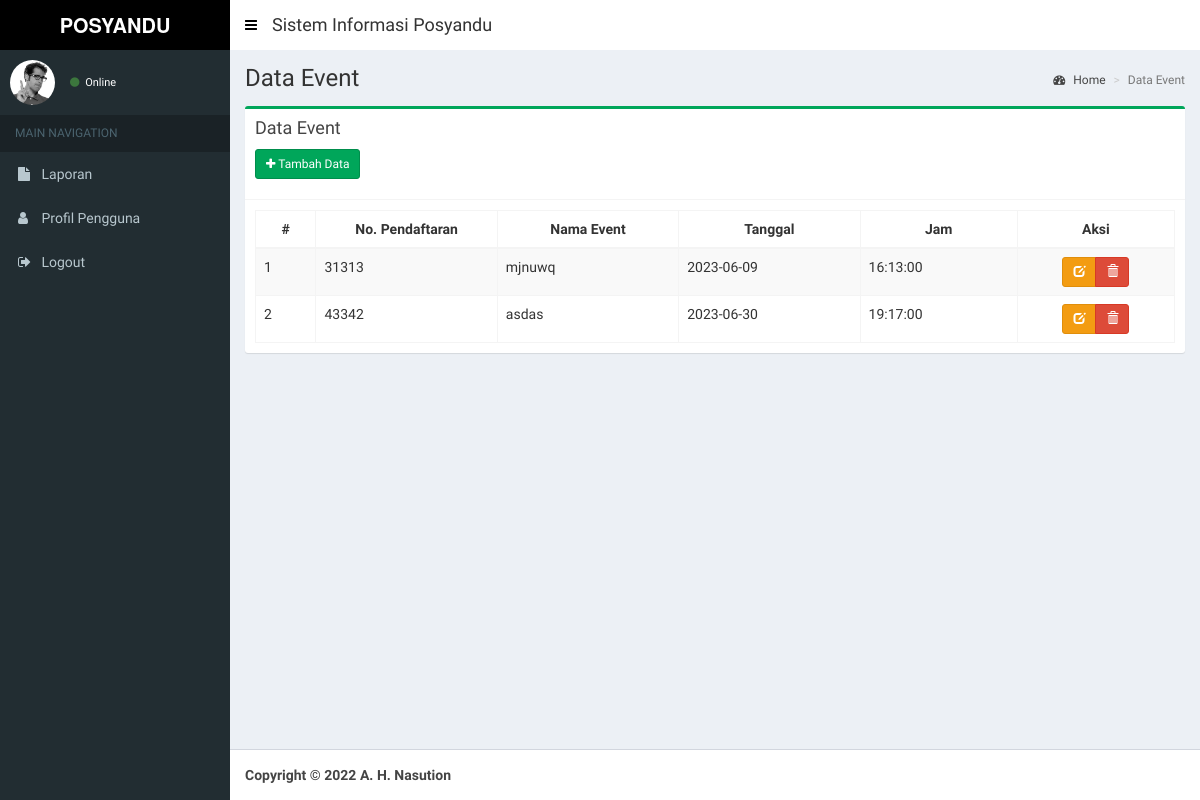
/index.php/event, run on the app's committed database.
### tables this page shows
CREATE TABLE `tbl_event` (
  `id_event` int NOT NULL,
  `id_pendaftaran` int NOT NULL,
  `nama_event` varchar(50) NOT NULL,
  `tanggal_event` date NOT NULL,
  `jam_event` time NOT NULL
);

CREATE TABLE `tbl_pendaftaran` (
  `id_pendaftaran` int NOT NULL,
  `no_pendaftaran` varchar(50) NOT NULL,
  `tgl_pendaftaran` date NOT NULL,
  `id_asesi` int NOT NULL,
  `id_asesor` int NOT NULL,
  `id_skema` int NOT NULL,
  `apl01` int NOT NULL,
  `apl02` int NOT NULL,
  `sertifikat` varchar(50) NOT NULL,
  `status_pendaftaran` varchar(50) NOT NULL
);

### application/views/layout/v_content.php (called while the page is built, shortened)
 	<?php
	if ($content)
	{
		$this->load->view($content);
	}
?>

### application/controllers/Event.php (called while the page is built, shortened)
<?php
class Event extends CI_Controller {
	public function __construct()
	{
		$this->load->model('Event_model', 'event');
		$this->load->model('Pendaftaran_model', 'pendaftaran');
		$this->load->helper('tgl_indo');
		$this->load->helper('security');
	}
	public function index()
	{
		$data = array(
			'title'			=> 'LSP',
			'judul'			=> 'Data Event',
			'data' 			=> $this->event->tabel()->result(),
			'content'		=> 'event/v_content',
			'ajax'	 		=> 'event/v_ajax'
		);
		$this->load->view('layout/v_wrapper', $data, FALSE);
	}
}

### index.php (called while the page is built, shortened)
<?php
require_once BASEPATH.'core/CodeIgniter.php';

### application/models/Event_model.php (called while the page is built, shortened)
<?php
class Event_model extends CI_Model {
	public function tabel($where = null)
	{
		if($where == null){
			$this->db->select('*');
			$this->db->from('tbl_event');
			$this->db->join('tbl_pendaftaran', 'tbl_event.id_pendaftaran = tbl_pendaftaran.id_pendaftaran');
			$this->db->order_by('tbl_event.id_event', 'Asc');
			$query = $this->db->get();
		}
		return $query;
	}
}

### application/views/event/v_content.php (the view, shortened to what this page needs)
<section class="content-header">
  <h1>
    <?= $judul ?>
  </h1>
  <ol class="breadcrumb">
    <li><a href="<?= base_url() ?>dashboard"><i class="fa fa-dashboard"></i> Home</a></li>
    <li class="active"><?= $judul ?></li>
  </ol>
</section>
<section class="content">
  <div class="row">
    <div class="col-xs-12">
      <div class="box box-success">
        <div class="box-header with-border">
          <h3 class="box-title">Data Event</h3>
          <div style="padding-top: 10px;">
          <p><a href="<?= base_url(); ?>event/add" class="btn btn-sm btn-success icon-btn"><i class="fa fa-plus"></i> Tambah Data</a></p>
          </div>
        </div>
        <div class="box-body table-responsive">
          <table id="example1" class="table table-bordered table-striped" style="width: 100%;">
              <thead>
                  <tr>
                      <th style="width: 5%;text-align: center;">#</th>
                      <th style="width: 15%;text-align: center;">No. Pendaftaran</th>
                      <th style="width: 15%;text-align: center;">Nama Event</th>
                      <th style="width: 15%;text-align: center;">Tanggal</th>
                      <th style="width: 13%;text-align: center;">Jam</th>
                      <th style="width: 13%;text-align: center;">Aksi</th>
                  </tr>
              </thead>
              <tbody>
                  <?php $total= 0; $no=1; foreach($data as $row){  ?>
                  <tr>
                      <td><?= $no++ ?></td>
                      <td><?= $row->no_pendaftaran ?></td>
                      <td><?= $row->nama_event ?></td>
                      <td><?= $row->tanggal_event ?></td>
                      <td><?= $row->jam_event ?></td>
                      <td style="text-align: center;">
                          <form action="<?= base_url() ?>event/delete/<?= $row->id_event ?>" method="post">
                              <div class="btn-group">
                                  <a href="<?= base_url() ?>event/edit/<?= $row->id_event ?>" class=" btn btn-sm btn-warning" data-toggle="tooltip" title="Edit"><span class="glyphicon glyphicon-edit"></span></a>
                                  <button class="btn btn-sm btn-danger" type="submit" onclick="return confirm('Yakin ingin menghapus data?')" data-toggle="tooltip" title="Hapus"><span class="glyphicon glyphicon-trash"></span></button>
                              </div>
                          </form>
                      </td>
                  </tr>
                <?php } ?>
              </tbody>
          </table>
        </div>
      </div>
    </div>
  </div>
</section>

### data on the page
tbl_event: id_pendaftaran.no_pendaftaran "31313", nama_event "mjnuwq", tanggal_event "2023-06-09", jam_event "16:13:00"
tbl_event: id_pendaftaran.no_pendaftaran "43342", nama_event "asdas", tanggal_event "2023-06-30", jam_event "19:17:00"

### other printed values
$judul "Data Event"
